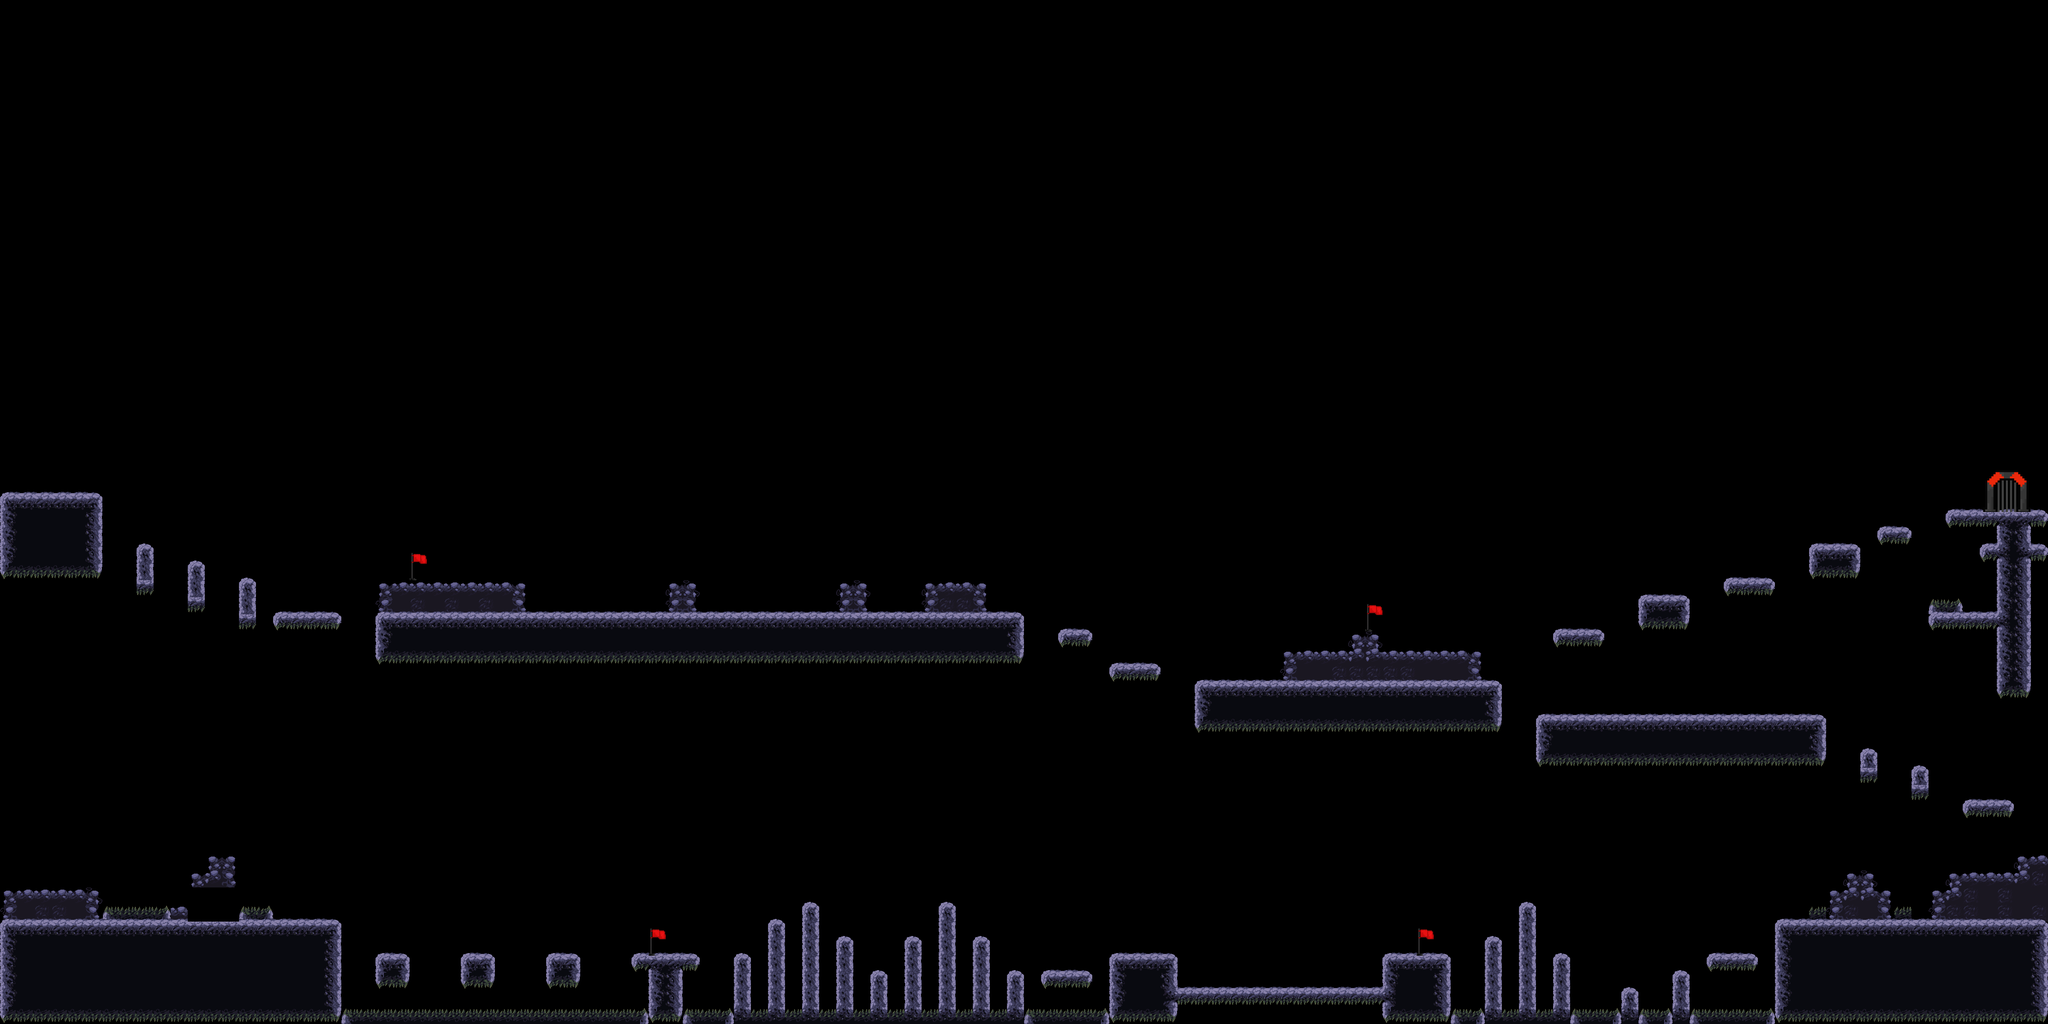

Rendered tile map (Tiled .tmx) drawn with the repository's tilesets; below, a short description and the map source with its tile grids summarised:
An orthogonal 120x60 tile map with 32x32 px tiles, 7 tile layers (darkBackgroundLayer, spikeLayer, middleplatformLayer, baseplatformLayer, ...) and 1 object.

<map version="1.10" tiledversion="1.10.1" orientation="orthogonal" renderorder="right-down" width="120" height="60" tilewidth="32" tileheight="32" infinite="0" nextlayerid="10" nextobjectid="5">
 <editorsettings>
  <export target="map1.json" format="json" />
 </editorsettings>
 <tileset firstgid="1" name="level3" tilewidth="32" tileheight="32" tilecount="110" columns="10">
  <image source="Tilesheet.png" width="320" height="354" />
 </tileset>
 <layer id="4" name="darkBackgroundLayer" width="120" height="60">
  <data>[7200 cells, 252 non-empty, 3 distinct tile ids]</data>
 </layer>
 <layer id="5" name="spikeLayer" width="120" height="60">
  <data>[7200 cells, 81 non-empty, 4 distinct tile ids]</data>
 </layer>
 <layer id="3" name="middleplatformLayer" width="120" height="60">
  <data>[7200 cells, 73 non-empty, 9 distinct tile ids]</data>
 </layer>
 <layer id="1" name="baseplatformLayer" width="120" height="60">
  <data>[7200 cells, 301 non-empty, 29 distinct tile ids]</data>
 </layer>
 <layer id="2" name="flyplatformLayer" width="120" height="60">
  <data>[7200 cells, 369 non-empty, 28 distinct tile ids]</data>
 </layer>
 <layer id="6" name="Gate" width="120" height="60">
  <data>[7200 cells, 9 non-empty, 9 distinct tile ids]</data>
 </layer>
 <layer id="8" name="Checkpoint" width="120" height="60">
  <data>[7200 cells, 8 non-empty, 2 distinct tile ids]</data>
 </layer>
 <objectgroup id="7" name="Keys">
  <object id="4" gid="28" x="62.6667" y="933.333" width="53.3333" height="56" />
 </objectgroup>
</map>